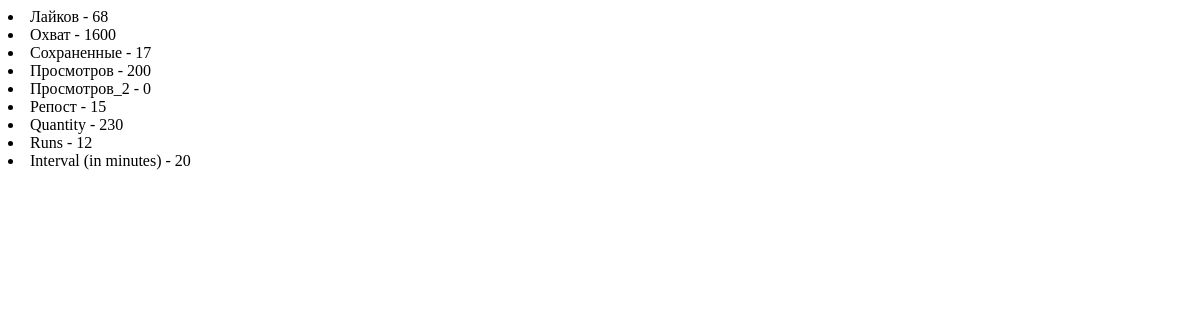
The page /app/tarif_component/23/ on the database as committed earlier.
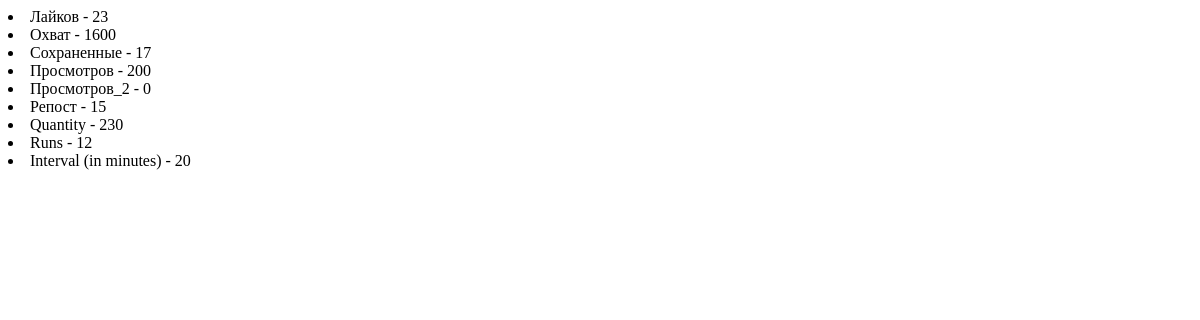
The same page on the database as committed later.
### main/models.py (models this page shows, shortened)
class Tarif(models.Model):
    name = models.CharField("Название тарифа", max_length=250)
    like = models.IntegerField("Лайков", default=0)
    like_speed = models.IntegerField("Скорость. Лайков", default=0)
    coverage = models.IntegerField("Охват", default=0)
    coverage_speed = models.IntegerField("Скорость. Охват", default=0)
    saved = models.IntegerField("Сохраненные", default=0)
    saved_speed = models.IntegerField("Скорость. Сохраненные", default=0)
    views = models.IntegerField("Просмотров", default=0)
    views_2 = models.IntegerField("Просмотров 2", default=0)
    views_2_speed = models.IntegerField("Скорость. Просмотров 2", default=0)
    jap_quantity = models.IntegerField("Quantity JAP", default=0)
    jap_runs = models.IntegerField("Runs JAP", default=0)
    jap_interval = models.IntegerField("Interval (in minutes) JAP", default=0)
    repost = models.IntegerField("Репост", default=0)
    repost_speed = models.IntegerField("Скорость. Репост", default=0)
    class Meta:
        verbose_name = "Тариф"
        verbose_name_plural = "Тарифы"
        ordering = ['name']

### main/views.py (the view)
# urls.py: path('tarif_component/<int:id>/', tarif_component, name='tarif_component'),
def tarif_component(request, id):
    tarif = Tarif.objects.get(id=id)
    return render(request, 'tarif_component.html', {'tarif': tarif})

### templates/tarif_component.html
<li>Лайков - {{tarif.like}}</li>
<li>Охват - {{tarif.coverage}}</li>
<li>Сохраненные - {{tarif.saved}}</li>
<li>Просмотров - {{tarif.views}}</li>
<li>Просмотров_2 - {{tarif.views_2}}</li>
<li>Репост - {{tarif.repost}}</li>
<div id="jap_settings">
    <li>Quantity - {{tarif.jap_quantity}}</li>
    <li>Runs - {{tarif.jap_runs}}</li>
    <li>Interval (in minutes) - {{tarif.jap_interval}}</li>
</div>

Rows that differ between the two databases and show on the page:
changed Tarif: like "68" → "23"
